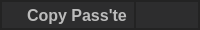
        <widget class="QFrame" name="frame_top">
         <property name="minimumSize">
          <size>
           <width>0</width>
           <height>30</height>
          </size>
         </property>
         <property name="maximumSize">
          <size>
           <width>16777215</width>
           <height>30</height>
          </size>
         </property>
         <property name="font">
          <font>
           <family>Segoe UI</family>
           <pointsize>10</pointsize>
          </font>
         </property>
         <property name="styleSheet">
          <string notr="true">background: #2D2D2E;</string>
         </property>
         <property name="frameShape">
          <enum>QFrame::StyledPanel</enum>
         </property>
         <property name="frameShadow">
          <enum>QFrame::Raised</enum>
         </property>
         <layout class="QHBoxLayout" name="horizontalLayout_2">
          <property name="spacing">
           <number>0</number>
          </property>
          <property name="leftMargin">
           <number>0</number>
          </property>
          <property name="topMargin">
           <number>0</number>
          </property>
          <property name="rightMargin">
           <number>0</number>
          </property>
          <property name="bottomMargin">
           <number>0</number>
          </property>
          <item>
           <widget class="QFrame" name="frame_top_main">
            <property name="font">
             <font>
              <family>Segoe UI</family>
              <pointsize>10</pointsize>
             </font>
            </property>
            <property name="frameShape">
             <enum>QFrame::StyledPanel</enum>
            </property>
            <property name="frameShadow">
             <enum>QFrame::Raised</enum>
            </property>
            <layout class="QHBoxLayout" name="horizontalLayout_4">
             <property name="spacing">
              <number>0</number>
             </property>
             <property name="leftMargin">
              <number>25</number>
             </property>
             <property name="topMargin">
              <number>0</number>
             </property>
             <property name="rightMargin">
              <number>0</number>
             </property>
             <property name="bottomMargin">
              <number>0</number>
             </property>
             <item>
              <widget class="QLabel" name="label">
               <property name="font">
                <font>
                 <family>Segoe UI</family>
                 <pointsize>12</pointsize>
                 <weight>75</weight>
                 <bold>true</bold>
                </font>
               </property>
               <property name="styleSheet">
                <string notr="true">color: #BCBCBC;</string>
               </property>
               <property name="text">
                <string>Copy Pass'te</string>
               </property>
              </widget>
             </item>
            </layout>
           </widget>
          </item>
          <item>
           <widget class="QFrame" name="frame_top_buttons">
            <property name="sizePolicy">
             <sizepolicy hsizetype="Expanding" vsizetype="Preferred">
              <horstretch>0</horstretch>
              <verstretch>0</verstretch>
             </sizepolicy>
            </property>
            <property name="maximumSize">
             <size>
              <width>64</width>
              <height>16777215</height>
             </size>
            </property>
            <property name="font">
             <font>
              <family>Segoe UI</family>
              <pointsize>10</pointsize>
             </font>
            </property>
            <property name="layoutDirection">
             <enum>Qt::LeftToRight</enum>
            </property>
            <property name="frameShape">
             <enum>QFrame::StyledPanel</enum>
            </property>
            <property name="frameShadow">
             <enum>QFrame::Raised</enum>
            </property>
            <layout class="QHBoxLayout" name="horizontalLayout_3">
             <property name="spacing">
              <number>0</number>
             </property>
             <property name="leftMargin">
              <number>0</number>
             </property>
             <property name="topMargin">
              <number>0</number>
             </property>
             <property name="rightMargin">
              <number>0</number>
             </property>
             <property name="bottomMargin">
              <number>0</number>
             </property>
             <item>
              <widget class="QPushButton" name="btn_minimize">
               <property name="sizePolicy">
                <sizepolicy hsizetype="Minimum" vsizetype="Expanding">
                 <horstretch>0</horstretch>
                 <verstretch>0</verstretch>
                </sizepolicy>
               </property>
               <property name="minimumSize">
                <size>
                 <width>32</width>
                 <height>0</height>
                </size>
               </property>
               <property name="maximumSize">
                <size>
                 <width>32</width>
                 <height>16777215</height>
                </size>
               </property>
               <property name="font">
                <font>
                 <family>Segoe UI</family>
                 <pointsize>10</pointsize>
                </font>
               </property>
               <property name="cursor">
                <cursorShape>PointingHandCursor</cursorShape>
               </property>
               <property name="styleSheet">
                <string notr="true">QPushButton {	
	background-color: transparent;
	border: 2px solid transparent;
	border-radius: 12px;
}
QPushButton:hover {
	background-color: #29292B;
}
QPushButton:pressed {
	background-color: #1B1A1F;
}</string>
               </property>
               <property name="text">
                <string/>
               </property>
               <property name="icon">
                <iconset resource="files.qrc">
                 <normaloff>:/topButtons/Resources/icons/minimize.png</normaloff>:/topButtons/Resources/icons/minimize.png</iconset>
               </property>
               <property name="iconSize">
                <size>
                 <width>16</width>
                 <height>16</height>
                </size>
               </property>
              </widget>
             </item>
             <item>
              <widget class="QPushButton" name="btn_close">
               <property name="sizePolicy">
                <sizepolicy hsizetype="Minimum" vsizetype="Expanding">
                 <horstretch>0</horstretch>
                 <verstretch>0</verstretch>
                </sizepolicy>
               </property>
               <property name="minimumSize">
                <size>
                 <width>32</width>
                 <height>0</height>
                </size>
               </property>
               <property name="maximumSize">
                <size>
                 <width>32</width>
                 <height>16777215</height>
                </size>
               </property>
               <property name="font">
                <font>
                 <family>Segoe UI</family>
                 <pointsize>10</pointsize>
                </font>
               </property>
               <property name="cursor">
                <cursorShape>PointingHandCursor</cursorShape>
               </property>
               <property name="styleSheet">
                <string notr="true">QPushButton {	
	background-color: transparent;
	border: 2px solid transparent;
	border-radius: 12px;
}
QPushButton:hover {
	background-color: #29292B;
}
QPushButton:pressed {
	background-color: #1B1A1F;
}</string>
               </property>
               <property name="text">
                <string/>
               </property>
               <property name="icon">
                <iconset resource="files.qrc">
                 <normaloff>:/topButtons/Resources/icons/close.png</normaloff>:/topButtons/Resources/icons/close.png</iconset>
               </property>
               <property name="iconSize">
                <size>
                 <width>16</width>
                 <height>16</height>
                </size>
               </property>
              </widget>
             </item>
            </layout>
           </widget>
          </item>
         </layout>
        </widget>
